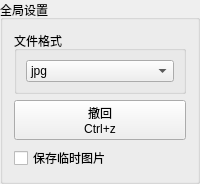
        <widget class="QGroupBox" name="groupBox_5">
         <property name="title">
          <string>全局设置</string>
         </property>
         <layout class="QVBoxLayout" name="verticalLayout_2">
          <item>
           <widget class="QGroupBox" name="groupBox_3">
            <property name="title">
             <string>文件格式</string>
            </property>
            <layout class="QHBoxLayout" name="horizontalLayout_5">
             <item>
              <widget class="QComboBox" name="formatBox">
               <property name="sizePolicy">
                <sizepolicy hsizetype="Preferred" vsizetype="Fixed">
                 <horstretch>0</horstretch>
                 <verstretch>0</verstretch>
                </sizepolicy>
               </property>
               <item>
                <property name="text">
                 <string>jpg</string>
                </property>
               </item>
               <item>
                <property name="text">
                 <string>bmp</string>
                </property>
               </item>
               <item>
                <property name="text">
                 <string>png</string>
                </property>
               </item>
               <item>
                <property name="text">
                 <string>ppm</string>
                </property>
               </item>
               <item>
                <property name="text">
                 <string>gif</string>
                </property>
               </item>
              </widget>
             </item>
            </layout>
           </widget>
          </item>
          <item>
           <widget class="QPushButton" name="withdrawBtn">
            <property name="focusPolicy">
             <enum>Qt::NoFocus</enum>
            </property>
            <property name="text">
             <string>撤回
Ctrl+z</string>
            </property>
           </widget>
          </item>
          <item>
           <widget class="QCheckBox" name="saveTempCheck">
            <property name="text">
             <string>保存临时图片</string>
            </property>
            <property name="checked">
             <bool>false</bool>
            </property>
           </widget>
          </item>
         </layout>
        </widget>
